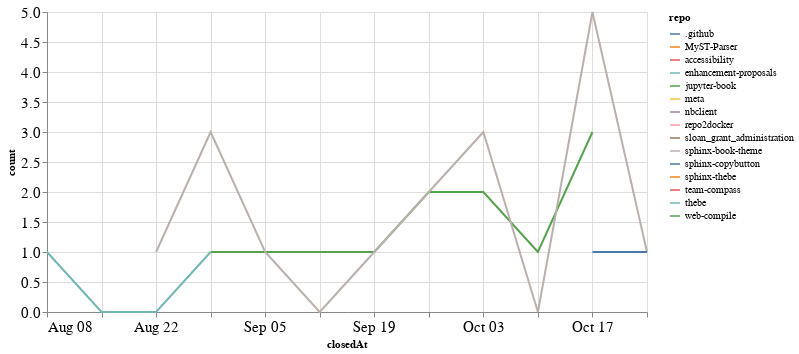

Notebook code cell kept with this figure:
### Code cell
closed_by_time = closed_by.groupby('repo').resample('W', on='closedAt').count()['author'].reset_index()
closed_by_time = closed_by_time.rename(columns={'author': 'count'})

alt.Chart(closed_by_time, width=600).mark_line().encode(
    x='closedAt',
    y='count',
    color='repo',
    tooltip="repo"
)

### Figure 1 — Vega-Lite specification as saved in the notebook (floating-point values rounded to 4 significant figures)
{"config": {"axisLeft": {"labelFontSize": 15}, "axisBottom": {"labelFontSize": 15}}, "data": {"name": "data-1fac88e100b1fa17c2c0899ad40430f8"}, "mark": "line", "encoding": {"color": {"type": "nominal", "field": "repo"}, "tooltip": {"type": "nominal", "field": "repo"}, "x": {"type": "temporal", "field": "closedAt"}, "y": {"type": "quantitative", "field": "count"}}, "width": 600, "$schema": "https://vega.github.io/schema/vega-lite/v4.8.1.json", "datasets": {"data-1fac88e100b1fa17c2c0899ad40430f8": [{"repo": ".github", "closedAt": "2021-09-12T00:00:00", "count": 3}, {"repo": "MyST-Parser", "closedAt": "2021-09-26T00:00:00", "count": 1}, {"repo": "accessibility", "closedAt": "2021-08-29T00:00:00", "count": 2}, {"repo": "enhancement-proposals", "closedAt": "2021-10-10T00:00:00", "count": 1}, {"repo": "jupyter-book", "closedAt": "2021-08-29T00:00:00", "count": 1}, {"repo": "jupyter-book", "closedAt": "2021-09-05T00:00:00", "count": 1}, {"repo": "jupyter-book", "closedAt": "2021-09-12T00:00:00", "count": 1}, {"repo": "jupyter-book", "closedAt": "2021-09-19T00:00:00", "count": 1}, {"repo": "jupyter-book", "closedAt": "2021-09-26T00:00:00", "count": 2}, {"repo": "jupyter-book", "closedAt": "2021-10-03T00:00:00", "count": 2}, {"repo": "jupyter-book", "closedAt": "2021-10-10T00:00:00", "count": 1}, {"repo": "jupyter-book", "closedAt": "2021-10-17T00:00:00", "count": 3}, {"repo": "meta", "closedAt": "2021-10-10T00:00:00", "count": 1}, {"repo": "nbclient", "closedAt": "2021-09-19T00:00:00", "count": 1}, {"repo": "repo2docker", "closedAt": "2021-09-19T00:00:00", "count": 1}, {"repo": "sloan_grant_administration", "closedAt": "2021-10-10T00:00:00", "count": 1}, {"repo": "sphinx-book-theme", "closedAt": "2021-08-22T00:00:00", "count": 1}, {"repo": "sphinx-book-theme", "closedAt": "2021-08-29T00:00:00", "count": 3}, {"repo": "sphinx-book-theme", "closedAt": "2021-09-05T00:00:00", "count": 1}, {"repo": "sphinx-book-theme", "closedAt": "2021-09-12T00:00:00", "count": 0}, {"repo": "sphinx-book-theme", "closedAt": "2021-09-19T00:00:00", "count": 1}, {"repo": "sphinx-book-theme", "closedAt": "2021-09-26T00:00:00", "count": 2}, {"repo": "sphinx-book-theme", "closedAt": "2021-10-03T00:00:00", "count": 3}, {"repo": "sphinx-book-theme", "closedAt": "2021-10-10T00:00:00", "count": 0}, {"repo": "sphinx-book-theme", "closedAt": "2021-10-17T00:00:00", "count": 5}, {"repo": "sphinx-book-theme", "closedAt": "2021-10-24T00:00:00", "count": 1}, {"repo": "sphinx-copybutton", "closedAt": "2021-10-17T00:00:00", "count": 1}, {"repo": "sphinx-copybutton", "closedAt": "2021-10-24T00:00:00", "count": 1}, {"repo": "sphinx-thebe", "closedAt": "2021-08-29T00:00:00", "count": 3}, {"repo": "team-compass", "closedAt": "2021-10-17T00:00:00", "count": 1}, {"repo": "thebe", "closedAt": "2021-08-08T00:00:00", "count": 1}, {"repo": "thebe", "closedAt": "2021-08-15T00:00:00", "count": 0}, {"repo": "thebe", "closedAt": "2021-08-22T00:00:00", "count": 0}, {"repo": "thebe", "closedAt": "2021-08-29T00:00:00", "count": 1}, {"repo": "web-compile", "closedAt": "2021-09-26T00:00:00", "count": 1}]}}
